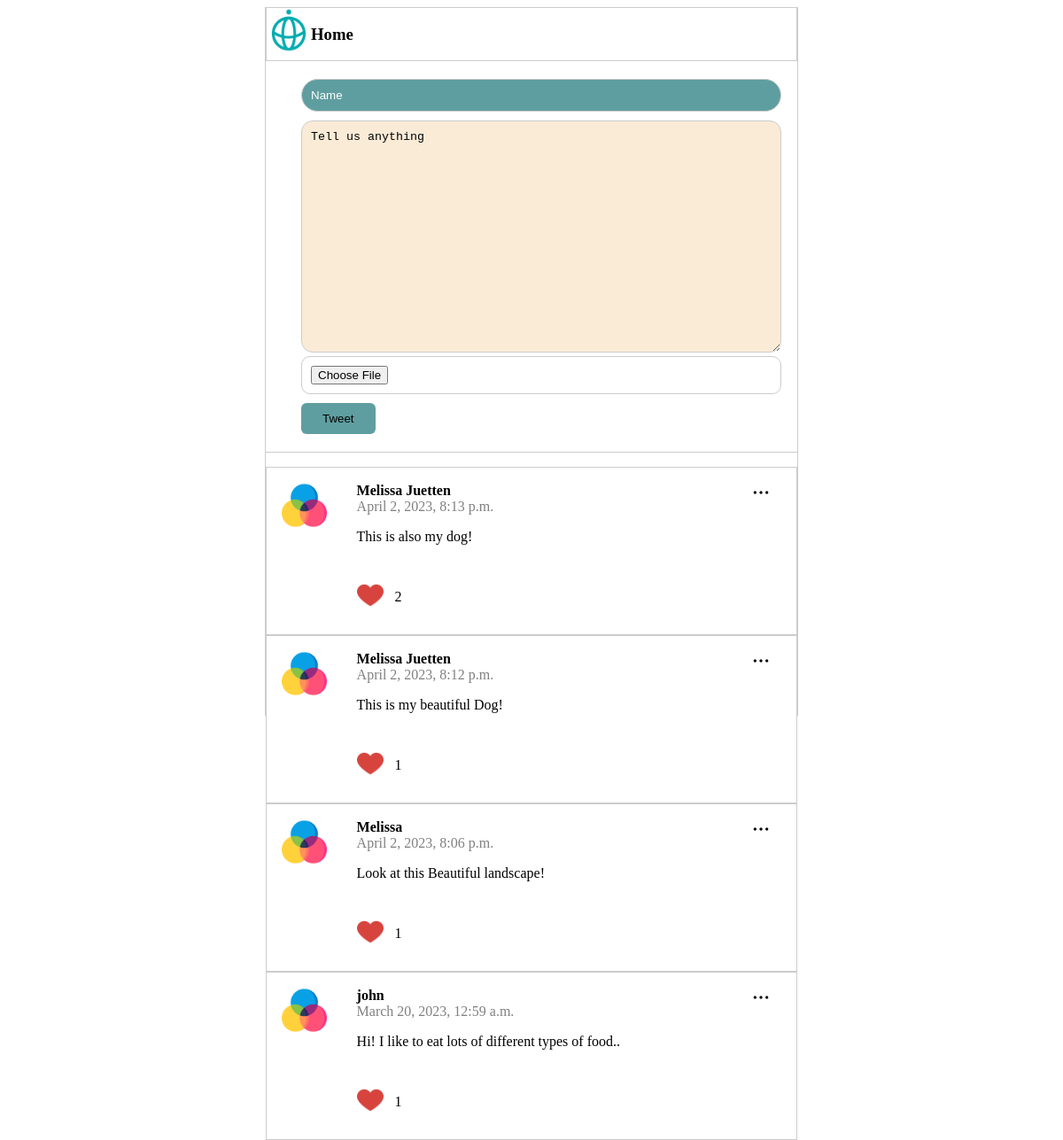
The page / on the database its author committed.
### posts/models.py (models this page shows)
class Post(models.Model):
    class Meta(object):
        db_table = 'posts'
    name = models.CharField(
        'Name', blank=False, null=False , max_length= 55, db_index=True, default='Anonymous'
    )
    body = models.CharField(
        'body', blank=True, null=True , max_length=140, db_index=True, default='Tell us about yourself'
    )
    created_at = models.DateTimeField(
        'created DateTime', blank=True, auto_now_add=True
    )
    image= CloudinaryField('image', blank=True , db_index=True)
    like = models.IntegerField('Like', default=0, blank=True, null=True)

### posts/views.py (the view, shortened to what this page needs)
# urls.py: path('', views.index, name='index'),
def index(request):
    posts = Post.objects.all().order_by('-created_at')[:20]
    return render(request,'post.html',
                  {'posts': posts})

### templates/post.html (shortened to what this page needs)
{% extends "base.html" %}{% block content %}
{% load static %}
<section class="content">
    <section class="header">
    <img src="{% static 'img/techis-logo.png' %}" alt="">
    <h1>Home</h1>
</section>
    <section class="post_form">
        <form action="/" method="POST" enctype="multipart/form-data">
            <input type="text" name="name" placeholder="Name" required/>
            <textarea name="body" placeholder="Tell us anything" required></textarea>
            <input type="file" class="file" name="image"  value="name" />
            <button value = "tweet">Tweet</button>
        </form>
    </section>
    <section class="posts">
        <ul>
            {% for post in posts %}
            <li id = "postgap">
                <img class ="option_icon js-option-icon"  src="{% static 'img/option.png' %}" />
                <div class="logo">
                    <img src="{% static 'img/colour.png' %}" />
                </div>
                <div class="name_body">
                    <div class="name">{{ post.name }}</div>
                    <div class="date-time">{{ post.created_at }}</div>
                    <p>{{ post.body }}</p>
                    <div class="post-img">
                    </div>
                    <div class="like">
                        <a href="like/{{post.id}}/">
                        <img src="{% static 'img/heart.png' %}" alt=""></a>
                        <p>{{post.like}}</p>
                    </div>
                </div>
            </li>
            {% endfor %}
        </ul>
    </section>
</section>
{% endblock %}

### templates/base.html (shortened to what this page needs)
<!DOCTYPE html>
<html lang="en">
<head>
    {% load static %}
    <link href="{% static 'css/style.css' %}" rel="stylesheet">
</head>
<body>
    {% block content %}{% endblock %}
</body>
</html>

### static/css/style.css (style rules this page uses)
.content { max-width: 600px; height: 100%; margin: 0 auto; border-left: 1px solid #ccc; border-right: 1px solid #ccc; }
.post_form { padding: 20px 40px; border-bottom: 1px solid #ccc; }
.post_form input { width:100%; margin-bottom: 10px; padding: 10px; border: 1px solid #ccc; background-color: cadetblue; border-radius: 100px; color: white; }
.header { border: 1px solid #ccc; }
.post_form input::placeholder { color:white; }
.post_form textarea::placeholder { color:black; }
.post_form input.file { border-radius: 10px; background-color: transparent; }
.post_form textarea { width: 100%; padding: 10px; border: 1px solid #ccc; border-radius: 13px; height: 30vh; background-color: antiquewhite; }
.post_form form button { padding: 10px 24px; background-color: cadetblue; border: 0; border-radius: 6px; }
html, body { height:100%; }
.posts li { position: relative; display: flex; border: 1px solid #ccc; padding: 17px; list-style: none; }
.posts li .option_icon { width: 20px; position:absolute; top:18px; right:30px; }
.header { display:flex; }
.header img { width: 50px; height: 50px; }
.posts li .logo { flex-basis: 15%; }
.posts li .logo img { width: 60%; }
.posts li .name_body { flex-basis: 85%; }
.posts li .name_body .name { font-weight: bold; }
.posts li .name_body .date-time { color: gray; }
ul { padding: 0; }
.like img { width: 30px; }
.like { display: flex; align-items: center; gap: 13px; }

### rows shown on the page
Post: name "Melissa Juetten", created_at "April 2, 2023, 8:13 p.m.", body "This is also my dog!", like "2"
Post: name "Melissa Juetten", created_at "April 2, 2023, 8:12 p.m.", body "This is my beautiful Dog!", like "1"
Post: name "Melissa", created_at "April 2, 2023, 8:06 p.m.", body "Look at this Beautiful landscape!", like "1"
Post: name "john", created_at "March 20, 2023, 12:59 a.m.", body "Hi! I like to eat lots of different types of food..", like "1"
